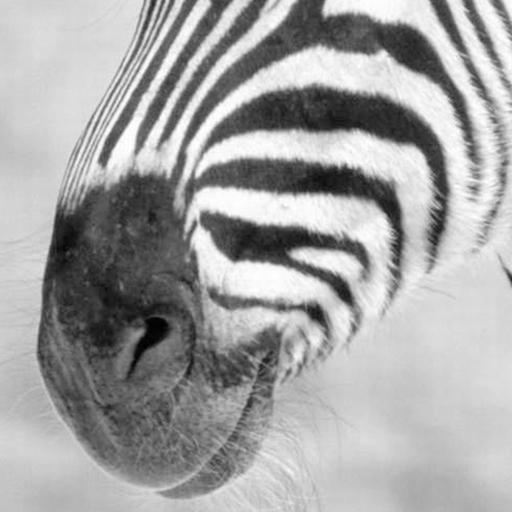
%> input picture Assignment1/zebra.png, 512 x 512 px
$ octave Assignment1.m   (GNU Octave 9; MATLAB toolbox functions it lacks are replaced by stand-ins)
%> lines starting %> are read from the running program, lines starting %| are printed output that depends on the picture; in (x1, y1, x2, y2) boxes, pixels count from 0 and x2, y2 are one past the last pixel; in counts of white or black regions, pixels touching at a corner belong together; the program's own positions count from 1
### Assignment1/gaussianConv.m
%% Assignment 1, Exercise 2

function imOut = gaussianConv(image_path, sigma_x, sigma_y)
    im = rgb2gray(imread(image_path));
    imOut = conv2(gaussianImpl(sigma_x), gaussianImpl(sigma_y), im, 'same');
    imshow(imOut, []);
end

### Assignment1/gradmag.m
function [magnitude, orientation] = gradmag(img, sigma)
    h = gaussianDer(gaussian(sigma), sigma);
    img_x = imfilter(double(img), h);
    img_y = imfilter(double(img), h');


    magnitude = sqrt(img_x.^2 + img_y.^2);
    orientation = atan(img_y./img_x);

    figure
    subplot(2,1,1); imshow(magnitude, [])
    colormap(gray);


    subplot(2,1,2);
    imshow(orientation, [-pi, pi]);
    colormap(hsv);
    colorbar;
end

### Assignment1/ImageDerivatives.m
%% Exercise 5.4

function F = ImageDerivatives(img, sigma, type)

    G = gaussianImpl(sigma);
    med = round(length(G)/2);
    y = 1:length(G);
    x = y - med;
    switch type
        case {'x', 'y', 'xy', 'yx'}
            Gd = gaussianDer(G, sigma);
        case {'xx', 'yy'}
            Gd = G .* ((-sigma^2 + x.^2)/sigma^4);
    end

    switch type
        case 'x'
            F = conv2(img, Gd, 'same');
        case 'y'
            F = conv2(img, Gd', 'same');
        case {'xy', 'yx'}
            F = conv2(Gd, Gd, img, 'same');
        case 'xx'
            F = conv2(img, Gd, 'same');
        case 'yy'
            F = conv2(img, Gd', 'same');
        otherwise
            F = conv2(img, G, 'same');
    end

    %imshow(F, []);

end

### Assignment1/gaussian.m
%% Assignment 1, Exercise 1

function G = gaussian(sigma)
    halfsize = ceil(3*sigma);

    x = -halfsize:halfsize;
    G = exp(-x.^2/(2*sigma^2)) * (1/(sqrt(sigma*2*pi)));

end

### Assignment2/gaussianImpl.m
function G = gaussianImpl(sigma)

L = ceil(3*sigma);

if sigma == 0
    G = 0;
else
    G = 1/(sigma*sqrt(2*pi)) * exp(-(-L:L).^2/(2*sigma^2));
    %(normalization)
    G = G / sum(G);
end

end

### Assignment1/gaussianDer.m
function Gd = gaussianDer(G, sigma)
    med = round(length(G)/2);

    y = 1:length(G);
    x = y - med;
    Gd = -x.*G / (sigma^2);
end

### Assignment1/Assignment1.m
%% Exercise 3: Comparison with Matlab functions

sigma = 1;
n = 3*sigma;
G=fspecial('gaussian',n,sigma);
im = rgb2gray(imread('zebra.png'));
%> im: size 512x512 uint8; min 0, max 255, mean 163.6
imOut = conv2(im,G,'same');

imOut2 =  gaussianConv('zebra.png', sigma, sigma);

l2normdiff = sum(sqrt(sum((imOut - imOut2).^2, 2)));
%> l2normdiff = 17845.6
imshow(imOut - imOut2, []);
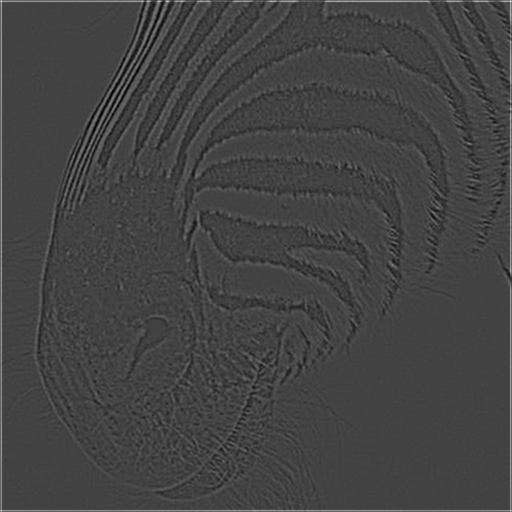
%> displayed picture: size 512x512, on the screen's scale of 0 to 255; min 0, max 255, mean 67.3

%% Exercise 5.3: Thresholding magnitude and orientation of gradient

sigma = 1;
threshold = 20;
[magnitude, ~] = gradmag(im, sigma);
%> in gradmag, `img_x = imfilter(double(img), h);`:
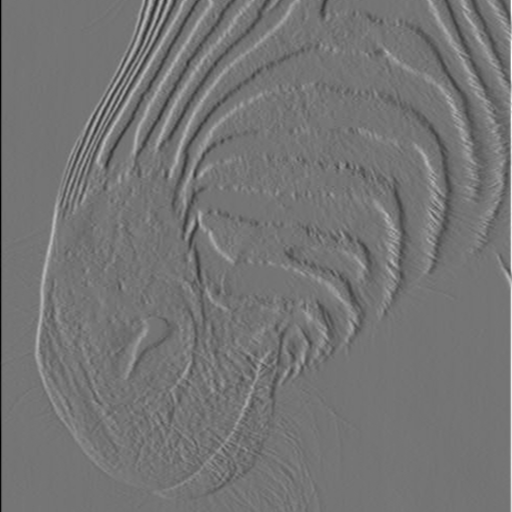
%> img_x: size 512x512 double; min -77.74, max 91.65, mean 0; drawn with min black and max white
%> in gradmag, `img_y = imfilter(double(img), h');`:
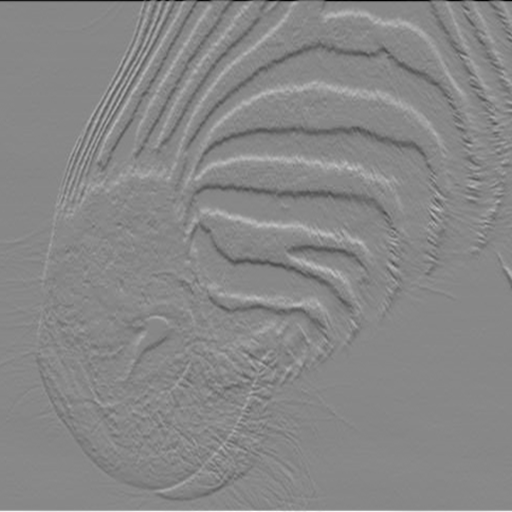
%> img_y: size 512x512 double; min -92.27, max 81.17, mean 0; drawn with min black and max white
%> in gradmag, `orientation = atan(img_y./img_x);`:
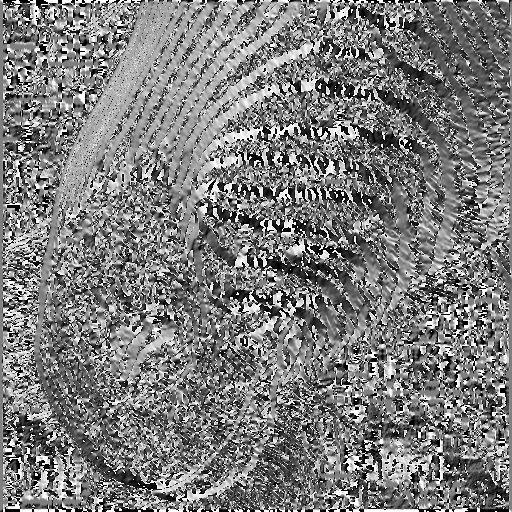
%> orientation: size 512x512 double; 0% of the values are NaN or infinite; the others: min -1.57, max 1.57, mean -0.0378; drawn with min black, max white, NaN and infinite black
%> in gradmag, `imshow(orientation, [-pi, pi]);`:
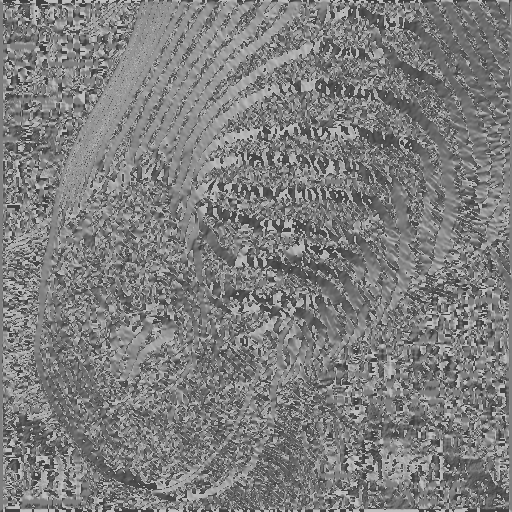
%> displayed picture: size 512x512, on the screen's scale of 0 to 255; min 64, max 191, mean 126

figure
imshow(magnitude > threshold)
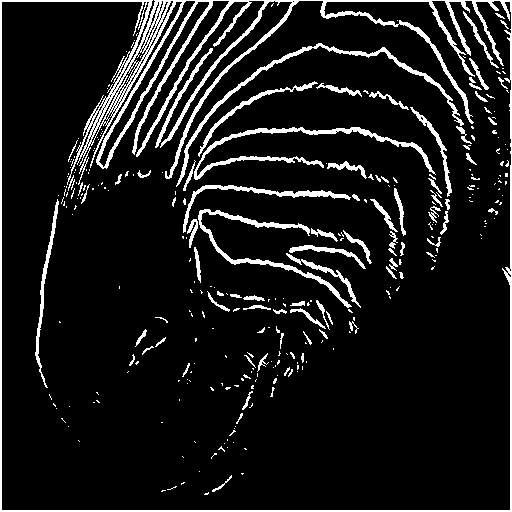
%> displayed picture: size 512x512 logical; 9.9% white; 310 white regions (227 under 20 px), largest, box (x1, y1, x2, y2) and area: (0, 0, 512, 512) 12594, (194, 127, 436, 180) 1628, (176, 43, 464, 187) 1494

%% Exercise 5.5: Impulse response

sigma = 1;
length = 129;
med = ceil(length/2);
F = zeros(length, length);
F(med, med) = 1;
G = gaussianImpl(sigma);

% Zero derivative: blurring
FF = conv2(G,G,F);
figure
subplot(2,3,1)
imshow(FF, []);
title('blur')

% First order derivative
FF = ImageDerivatives(F, sigma, 'x');
subplot(2,3,2);
imshow(FF, [])
title('x-der')

subplot(2,3,3);
FF = ImageDerivatives(F, sigma, 'y');
imshow(FF, []);
title('y-der')

% Second order derivative
subplot(2,3,4);
FF = ImageDerivatives(F, sigma, 'xx');
imshow(FF, []);
title('xx-der')

subplot(2,3,5);
FF = ImageDerivatives(F, sigma, 'yy');
imshow(FF, []);
title('yy-der')

subplot(2,3,6);
FF = ImageDerivatives(F, sigma, 'xy');
imshow(FF, []);
title('xy-der');
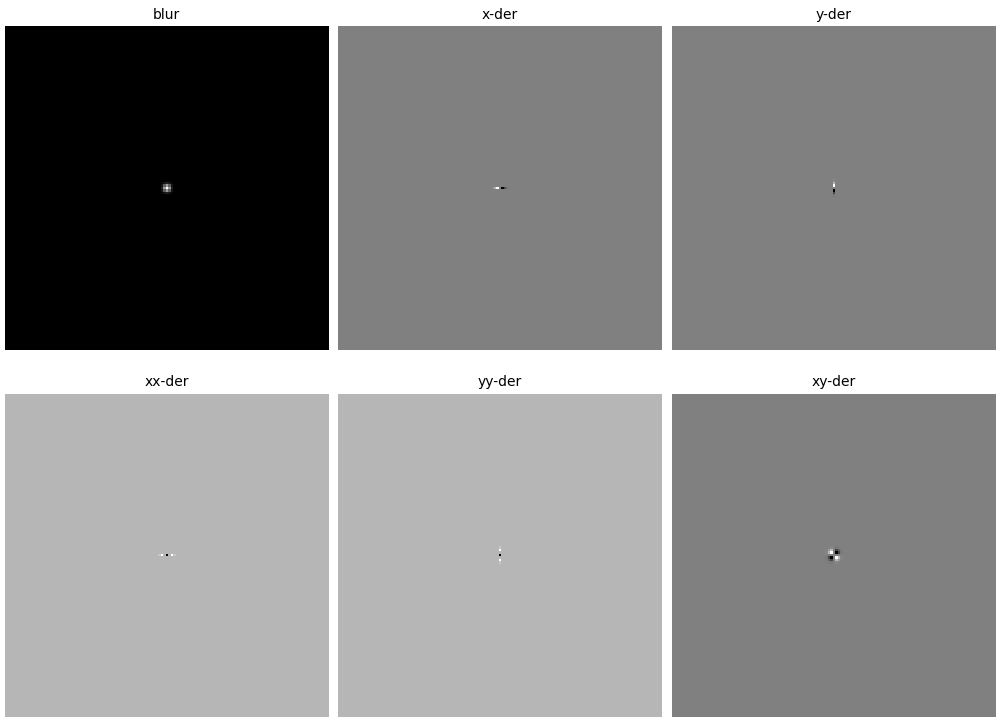
%> figure redrawn from the program's plot data, 6 panels
